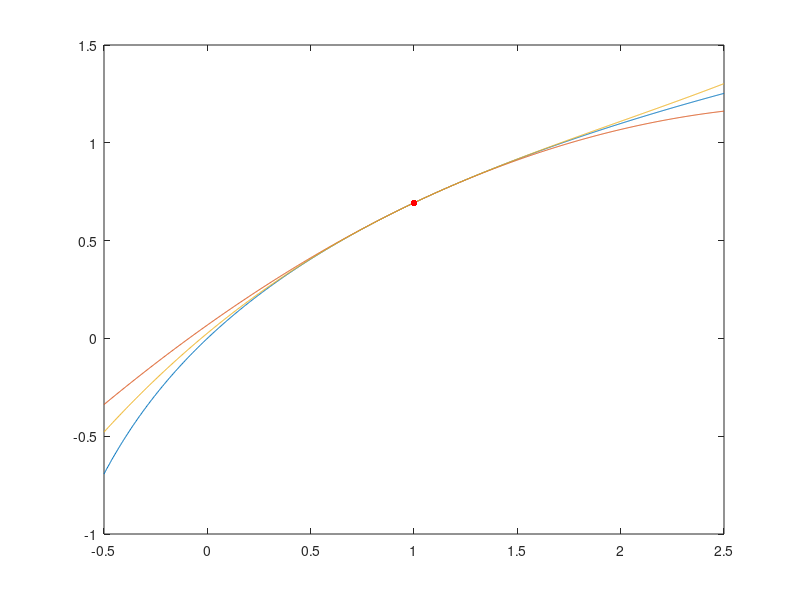

Recreate this plot in MATLAB.
% Taylor polynomial for ln(x+1) around x=1.
close all;
x = linspace(-0.5, 2.5, 1000);
y = log(x+1);
plot(x, y);
hold on;

P2 = log(2) + (1/2)*(x-1) - (1/8)*(x-1).^2;
plot(x, P2);

P3 = P2 + (1/24)*(x-1).^3;
plot(x, P3);

plot(1, log(1+1), '.r', 'markersize', 15);
% ylim([0, 2]);
